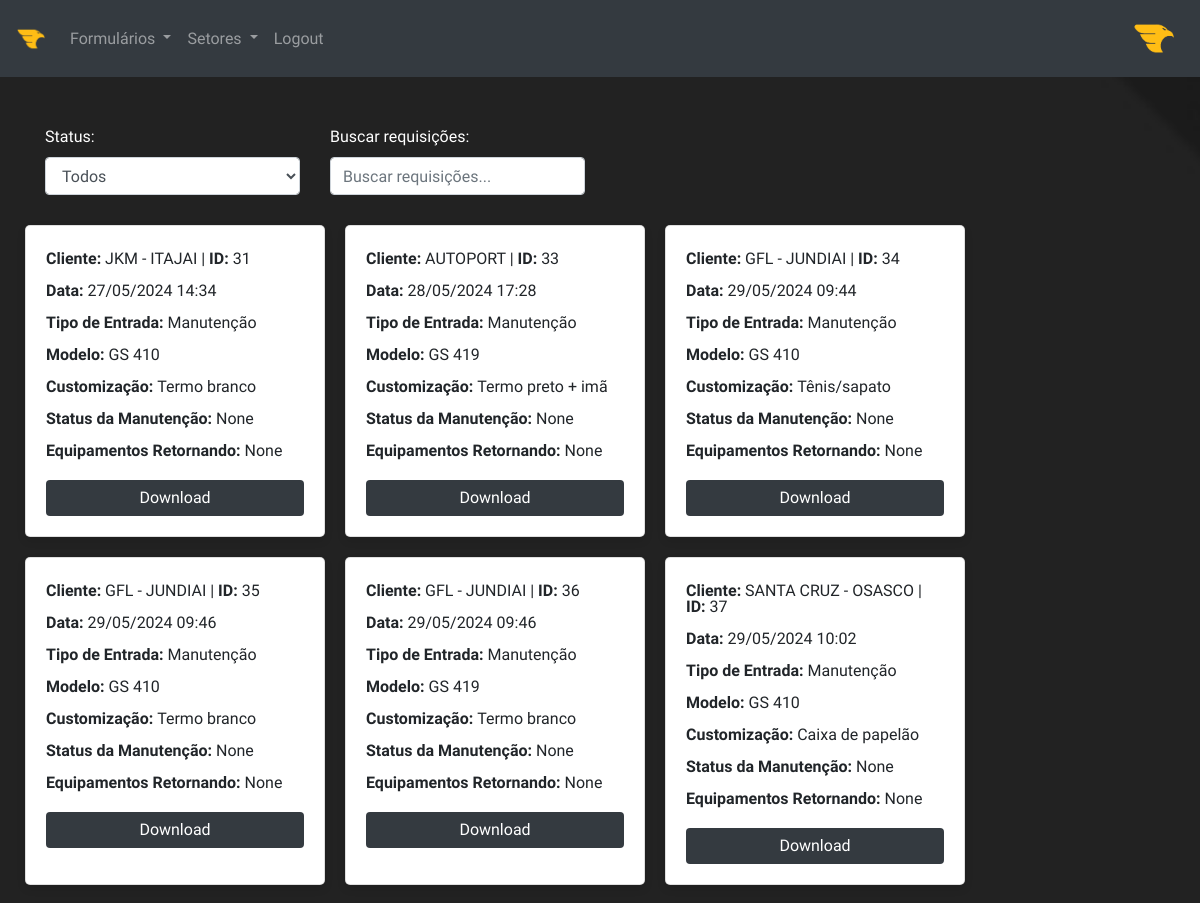
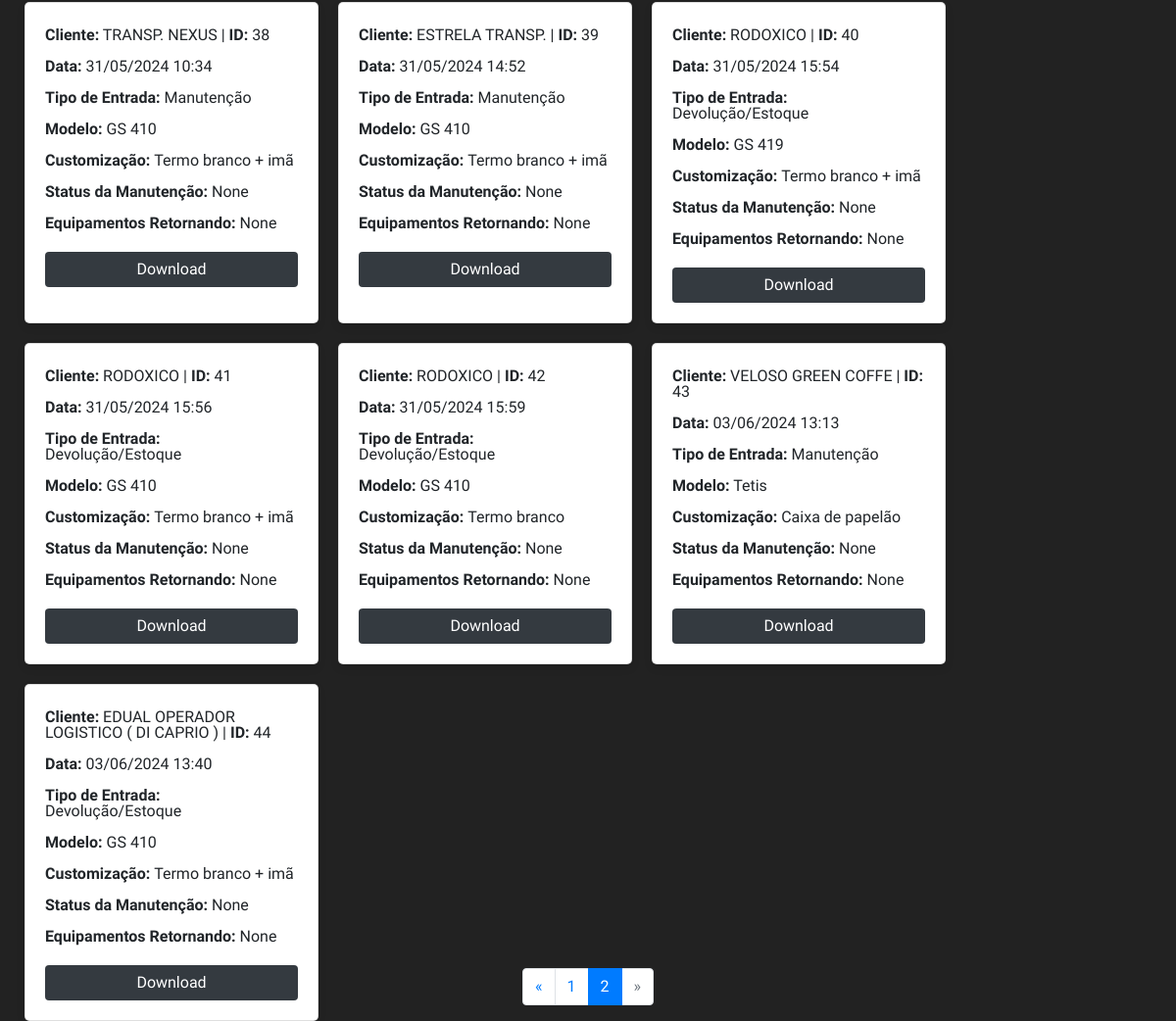
The app's page /entrance/all?page=2 (signed in), older data (2 pictures, top to bottom).
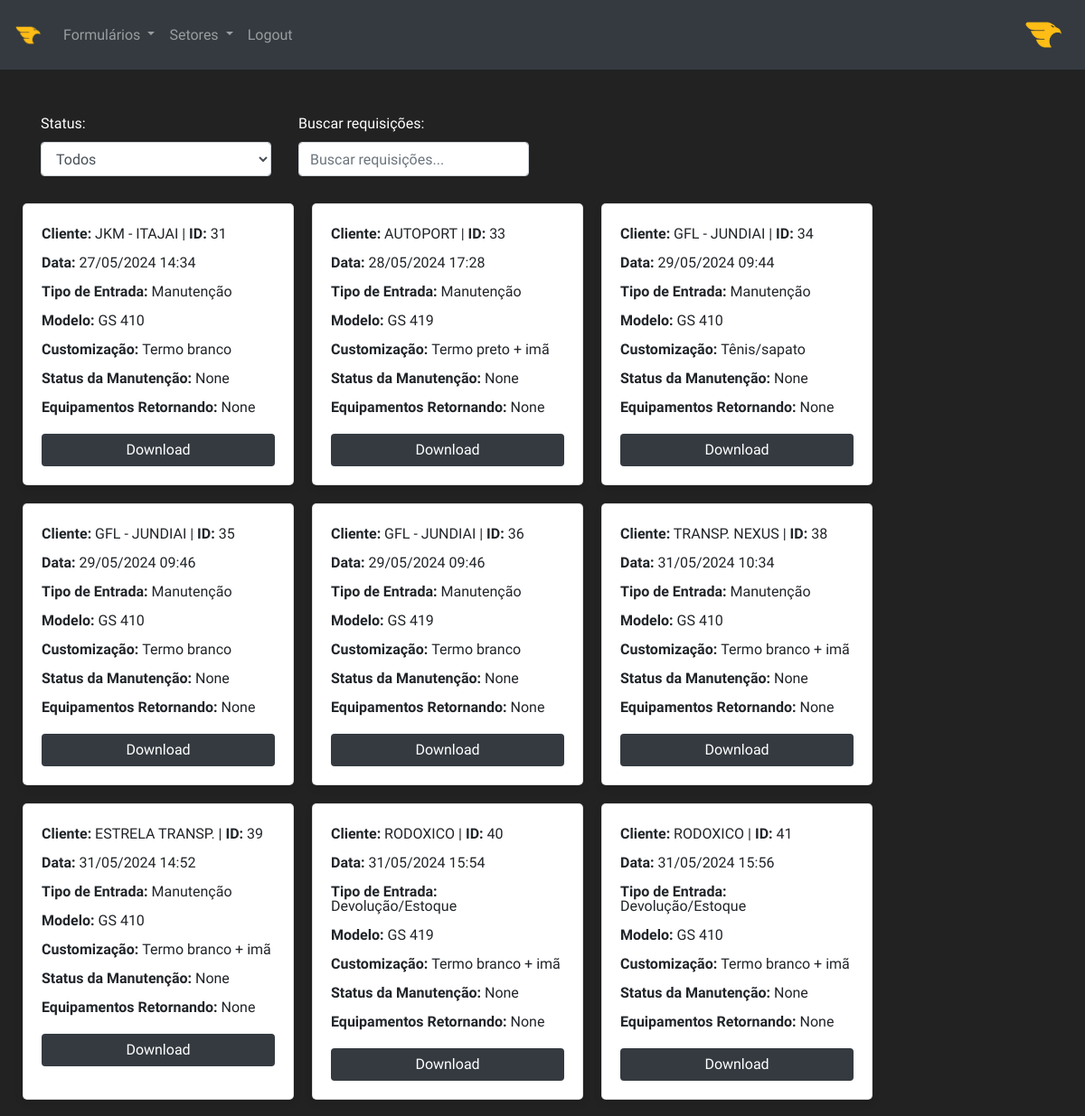
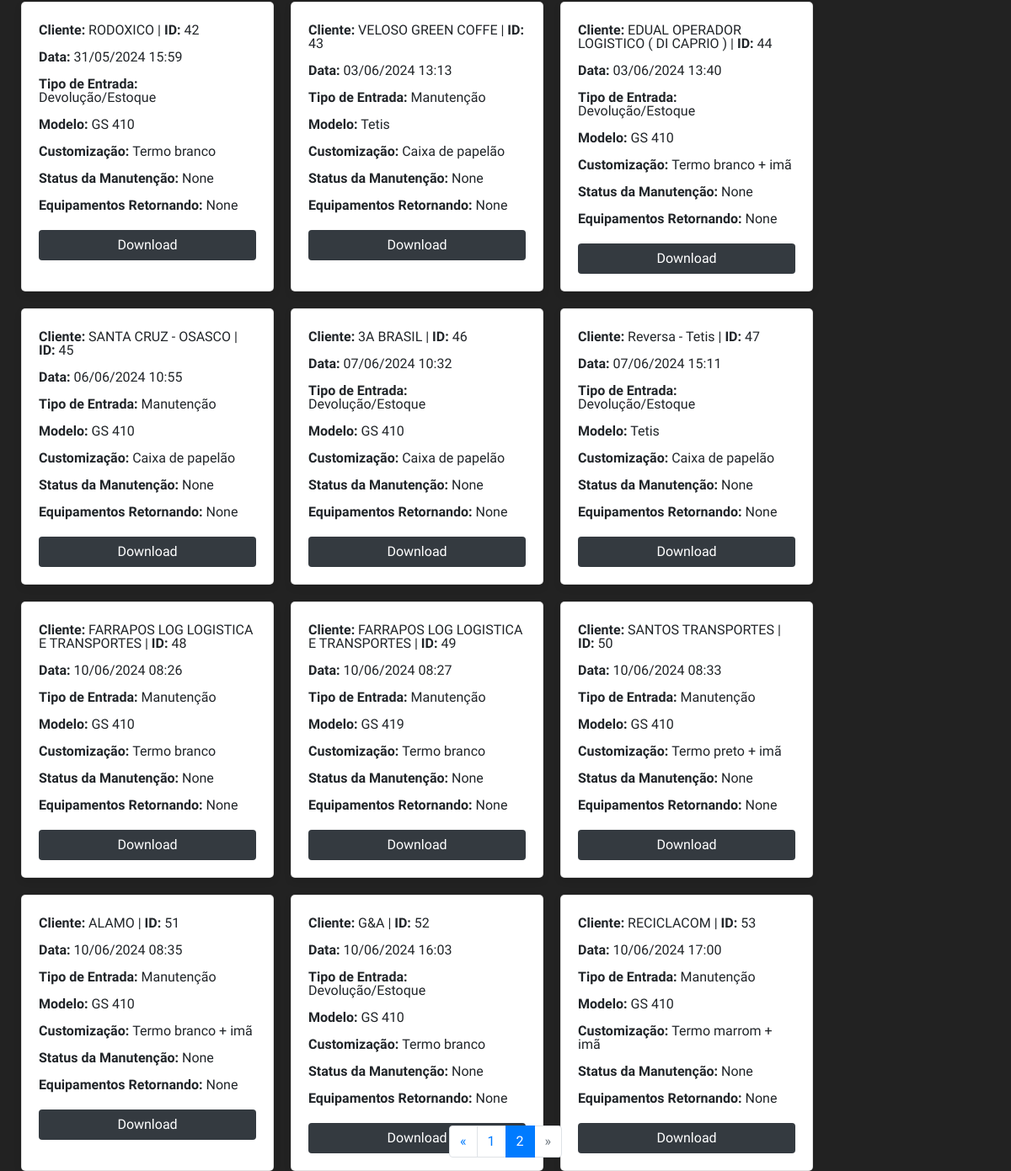
The same page, newer data (2 pictures, top to bottom).
### models.py (models this page shows)
class Entrance(db.Model):
    __tablename__ = 'entrance'  # Nome da tabela no banco de dados
    id = db.Column(db.Integer, primary_key=True)  # ID da entrada
    date = db.Column(db.String(20), nullable=True, default=lambda: datetime.now(tz=fuso_horario_brasilia).strftime('%d/%m/%Y %H:%M'))  # Data da entrada
    client = db.Column(db.String(120), nullable=False)  # Nome do cliente
    entrance_type = db.Column(db.String(50), nullable=False)  # Tipo de entrada
    model = db.Column(db.String(50))  # Modelo do equipamento
    customization = db.Column(db.String(100))  # Personalização do equipamento
    type_of_receipt = db.Column(db.String(50), nullable=False)  # Tipo de recibo
    recipients_name = db.Column(db.String(50), default= 'n/a')  # Nome do destinatário
    withdrawn_by = db.Column(db.String(50), default= 'n/a')  # Retirado por
    equipment_numbers = db.Column(db.String(200), nullable=False)  # Números dos equipamentos
    maintenance_status = db.Column(db.String(50), default='Pendente')  # Status da manutenção
    returned_equipment_numbers = db.Column(db.String(200))  # Números dos equipamentos retornados
    accept_terms = db.Column(db.Boolean, default=False)  # Aceitação dos termos

### routes.py (the view)
@app.route('/entrance/all')
@login_required  # Requer que o usuário esteja autenticado
@check_permissions(['Admin', 'Manutenção', 'Expedição', 'CEO', 'Inteligência', 'Diretoria'])  # Verifica as permissões do usuário
def all_entrances():
    page = request.args.get('page', 1, type=int)
    all_entrances = Entrance.query.paginate(page=page, per_page=30)
    return render_template('entrances.html', all_entrances=all_entrances)

### app.py (called while the page is built)
@login_manager.user_loader
def load_user(user_id):
    return User.query.get(int(user_id))  # Retorna o usuário pelo ID

### routes.py (called while the page is built)
def check_permissions(access_level):
    def decorator(func):
        @wraps(func)
        def wrapper(*args, **kwargs):
            if current_user.is_authenticated and current_user.access_level in access_level:
                return func(*args, **kwargs)
            else:
                flash('Você não tem permissão para acessar esta página.', 'danger')
                return redirect(url_for('index'))
        return wrapper
    return decorator

### templates/entrances.html (shortened to what this page needs)
{% extends 'base.html' %}
{% block content %}
<div class="container">
    <div class="row">
        <div class="col-md-3">
            <label for="status-filter">Status:</label>
            <select id="status-filter" class="form-control">
                <option value="">Todos</option>
            </select>
        </div>
        <div class="col-md-3">
            <label for="search">Buscar requisições:</label>
            <input type="text" id="search" placeholder="Buscar requisições..." class="form-control">
        </div>
    </div>
</div>
<div class="card-container" id="card-container">
    {% for entrance in all_entrances %}
    <div class="card" style="background-color: {% if entrance.status == 'Manutenção realizada' %}lightgreen{% endif %};">
        <p><b>Cliente:</b> {{ entrance.client }} | <b>ID: </b> {{entrance.id}}</p>
        <p><b>Data:</b> {{ entrance.date }}</p>
        <p><b>Tipo de Entrada:</b> {{ entrance.entrance_type }}</p>
        <p><b>Modelo:</b> {{ entrance.model }}</p>
        <p><b>Customização: </b>{{entrance.customization }}</p>
        <p><b>Status da Manutenção:</b> {{ entrance.maintenance_status }}</p>
        <p><b>Equipamentos Retornando:</b> {{ entrance.returned_equipment_numbers }}</p>
        <form action="{{ url_for('download_entrance_pdf', entrance_id=entrance.id) }}" method="post" style="display: inline;">
            <button type="submit" class="btn btn-dark">Download</button>
        </form>
    </div>
    {% endfor %}
    <footer class="footer">
        <div class="container">
            <nav aria-label="Page navigation">
                <ul class="pagination justify-content-center">
                    {% if all_entrances.has_prev %}
                        <li class="page-item">
                            <a class="page-link" href="{{ url_for('all_entrances', page=all_entrances.prev_num) }}" aria-label="Previous">
                                <span aria-hidden="true">&laquo;</span>
                            </a>
                        </li>
                    {% else %}
                        <li class="page-item disabled">
                            <a class="page-link" href="#" tabindex="-1" aria-disabled="true">&laquo;</a>
                        </li>
                    {% endif %}
                    {% for page_num in range(1, all_entrances.pages + 1) %}
                    <li class="page-item {% if page_num == all_entrances.page %}active{% endif %}">
                        <a class="page-link" href="{{ url_for('all_entrances', page=page_num) }}">{{ page_num }}</a>
                    </li>
                {% endfor %}
                {% if all_entrances.has_next %}
                    <li class="page-item">
                        <a class="page-link" href="{{ url_for('all_entrances', page=all_entrances.next_num) }}" aria-label="Next">
                            <span aria-hidden="true">&raquo;</span>
                            <span class="sr-only">Próximo</span>
                        </a>
                    </li>
                {% else %}
                    <li class="page-item disabled">
                        <a class="page-link" href="#" tabindex="-1" aria-disabled="true">&raquo;</a>
                    </li>
                {% endif %}
                </ul>
            </nav>
        </div>
    </footer>
</div>
{% endblock %}

Row changes from the older to the newer data that the page shows:
removed Entrance: client "SANTA CRUZ - OSASCO", id "37", date "29/05/2024 10:02", entrance_type "Manutenção", model "GS 410", customization "Caixa de papelão", maintenance_status "None", returned_equipment_numbers "None"
added Entrance: client "SANTA CRUZ - OSASCO", id "45", date "06/06/2024 10:55", entrance_type "Manutenção", model "GS 410", customization "Caixa de papelão", maintenance_status "None", returned_equipment_numbers "None"
added Entrance: client "3A BRASIL", id "46", date "07/06/2024 10:32", entrance_type "Devolução/Estoque", model "GS 410", customization "Caixa de papelão", maintenance_status "None", returned_equipment_numbers "None"
added Entrance: client "Reversa - Tetis", id "47", date "07/06/2024 15:11", entrance_type "Devolução/Estoque", model "Tetis", customization "Caixa de papelão", maintenance_status "None", returned_equipment_numbers "None"
added Entrance: client "FARRAPOS LOG LOGISTICA E TRANSPORTES", id "48", date "10/06/2024 08:26", entrance_type "Manutenção", model "GS 410", customization "Termo branco", maintenance_status "None", returned_equipment_numbers "None"
added Entrance: client "FARRAPOS LOG LOGISTICA E TRANSPORTES", id "49", date "10/06/2024 08:27", entrance_type "Manutenção", model "GS 419", customization "Termo branco", maintenance_status "None", returned_equipment_numbers "None"
added Entrance: client "SANTOS TRANSPORTES", id "50", date "10/06/2024 08:33", entrance_type "Manutenção", model "GS 410", customization "Termo preto + imã", maintenance_status "None", returned_equipment_numbers "None"
added Entrance: client "ALAMO", id "51", date "10/06/2024 08:35", entrance_type "Manutenção", model "GS 410", customization "Termo branco + imã", maintenance_status "None", returned_equipment_numbers "None"
added Entrance: client "G&A", id "52", date "10/06/2024 16:03", entrance_type "Devolução/Estoque", model "GS 410", customization "Termo branco", maintenance_status "None", returned_equipment_numbers "None"
added Entrance: client "RECICLACOM", id "53", date "10/06/2024 17:00", entrance_type "Manutenção", model "GS 410", customization "Termo marrom + imã", maintenance_status "None", returned_equipment_numbers "None"
